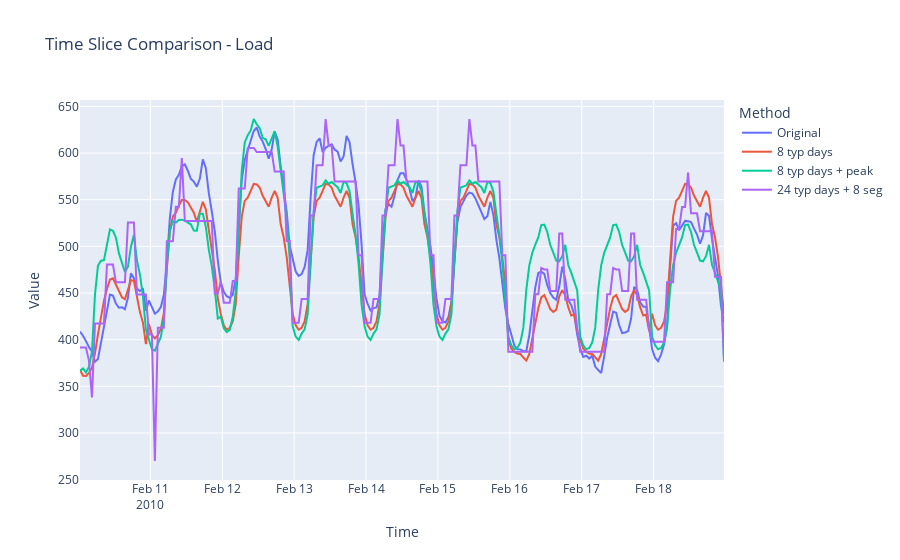

Notebook source saved alongside this figure:
### Markdown cell above
Or as unsorted time series for an example week

### Code cell
# Time slice comparison - Load
tsam.compare_results(
    {
        "Original": raw,
        "8 typ days": predictedPeriods,
        "8 typ days + peak": predictedPeriodsWithEx,
        "24 typ days + 8 seg": predictedPeriodsAdvanced,
    },
    column="Load",
    plot_type="time_slice",
    start="20100210",
    end="20100218",
)

### Figure 1 — Plotly figure (JSON) as saved in the notebook; plotly's stock layout.template omitted (floating-point values rounded to 4 significant figures; data arrays with more than 128 entries replaced by an {"elided": "..."} marker saying what was removed)
{"data": [{"hovertemplate": "Method=Original<br>Time=%{x}<br>Value=%{y}<extra></extra>", "legendgroup": "Original", "line": {"color": "#636efa", "dash": "solid"}, "marker": {"symbol": "circle"}, "mode": "lines", "name": "Original", "orientation": "v", "showlegend": true, "type": "scatter", "x": {"elided": "216 str values"}, "xaxis": "x", "y": {"elided": "216 float values"}, "yaxis": "y"}, {"hovertemplate": "Method=8 typ days<br>Time=%{x}<br>Value=%{y}<extra></extra>", "legendgroup": "8 typ days", "line": {"color": "#EF553B", "dash": "solid"}, "marker": {"symbol": "circle"}, "mode": "lines", "name": "8 typ days", "orientation": "v", "showlegend": true, "type": "scatter", "x": {"elided": "216 str values"}, "xaxis": "x", "y": {"elided": "216 float values"}, "yaxis": "y"}, {"hovertemplate": "Method=8 typ days + peak<br>Time=%{x}<br>Value=%{y}<extra></extra>", "legendgroup": "8 typ days + peak", "line": {"color": "#00cc96", "dash": "solid"}, "marker": {"symbol": "circle"}, "mode": "lines", "name": "8 typ days + peak", "orientation": "v", "showlegend": true, "type": "scatter", "x": {"elided": "216 str values"}, "xaxis": "x", "y": {"elided": "216 float values"}, "yaxis": "y"}, {"hovertemplate": "Method=24 typ days + 8 seg<br>Time=%{x}<br>Value=%{y}<extra></extra>", "legendgroup": "24 typ days + 8 seg", "line": {"color": "#ab63fa", "dash": "solid"}, "marker": {"symbol": "circle"}, "mode": "lines", "name": "24 typ days + 8 seg", "orientation": "v", "showlegend": true, "type": "scatter", "x": {"elided": "216 str values"}, "xaxis": "x", "y": {"elided": "216 float values"}, "yaxis": "y"}], "layout": {"legend": {"title": {"text": "Method"}, "tracegroupgap": 0}, "title": {"text": "Time Slice Comparison - Load"}, "xaxis": {"anchor": "y", "domain": [0.0, 1.0], "title": {"text": "Time"}}, "yaxis": {"anchor": "x", "domain": [0.0, 1.0], "title": {"text": "Value"}}}}
